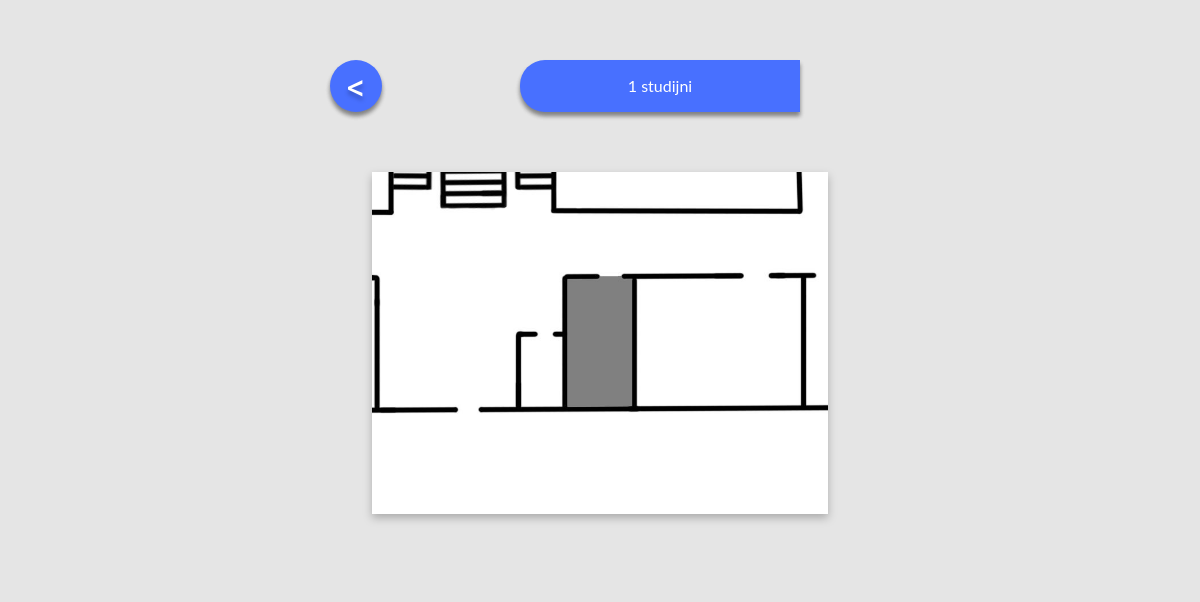
Screenshot of /room_detail/1 with the database file from the repository.
### develop/models.py (models this page shows, shortened)
class Room(models.Model):
    floor = models.ForeignKey(
        Floor,
        on_delete=models.PROTECT,
        verbose_name=('floor'),
        related_name='room_on_floor'
    )
    room_type = models.ManyToManyField(Room_type)
    name = models.TextField()
    description = models.TextField()
    area = models.TextField(default='')
    image = models.ImageField(upload_to='develop/db_images',  default='brehova/4. patro/401.jpg')
    class Meta:
        ordering=('name',)

### develop/views.py (the view)
# urls.py: path('room_detail/<room_id>', allviews.room_view, name='room_detail'),
def room_view(request, room_id):
    print(room_id)
    room = Room.objects.get(pk=room_id)
    return render(request, 'develop/room_detail.html', {'room': room})

### develop/templates/develop/room_detail.html (shortened to what this page needs)
{% load static %}
<!DOCTYPE html>
<html>
<head>
    <link rel="stylesheet" href="https://maxcdn.bootstrapcdn.com/bootstrap/3.4.1/css/bootstrap.min.css">
    <link rel="stylesheet" href="{% static '/develop/css/styles.css' %}">
</head>
<body>
    <div class="col-md-6 col-sm-6 col-xs-12 col-sm-offset-3 col-md-offset-3">
        <div class="row top-buffer_extendededed">
            <div class="col-md-12 col-sm-12 col-xs-12">
                <div class="col-md-4 col-sm-4 col-xs-4">
                    <button onclick="back()" type="button" class="btn btn-menu btn-square-md" onclick="openNav()"><</button>
                </div>
                <div class="col-md-8 col-sm-8 col-xs-8">
                    <button type="button" class="btn btn-category btn-square-md room_title"> {{room.name}} </button>
                </div>
            </div>
            <div class="col-md-12 col-sm-12 col-xs-12">
                <div class="top-buffer_extendededed">
                    <img class="room_img" src="{{MEDIA_URL}}{{room.image.url}}" />
                </div>
            </div>
        </div>
    </div>
</body>
</html>

### develop/static/develop/css/styles.css (style rules this page uses)
body { margin: 0; font-family: "Lato", sans-serif; min-height: 667px; background: #E5E5E5; }
.top-buffer_extendededed { margin-top: 60px; }
.btn-menu { font-family: 'Roboto'; font-style: normal; font-weight: 400; font-size: 36px; line-height: 42px; width: 52px; height: 52px; color: white !important; background: #4870FF !important; text-shadow: 0px 4px 4px rgba(0, 0, 0, 0.25); box-shadow: 0px 4px 4px rgba(0, 0, 0, 0.25), 0px 4px 4px rgba(0, 0, 0, 0.25); border-radius: 40px !important; }
.btn-category { width: 280px !important; height: 52px !important; font-size: 30px !important; color: white !important; background: #4870FF; box-shadow: 0px 4px 4px rgba(0, 0, 0, 0.25), 0px 4px 4px rgba(0, 0, 0, 0.25); border-radius: 25px 0px 0px 25px !important; }
.room_img { display: block; margin-left: auto; margin-right: auto; width: 80%; filter: drop-shadow(0px 4px 4px rgba(0, 0, 0, 0.25)); }
.room_title { font-size: medium !important; }

### rows the page displays
Room: name "1 studijni", image (picture)
